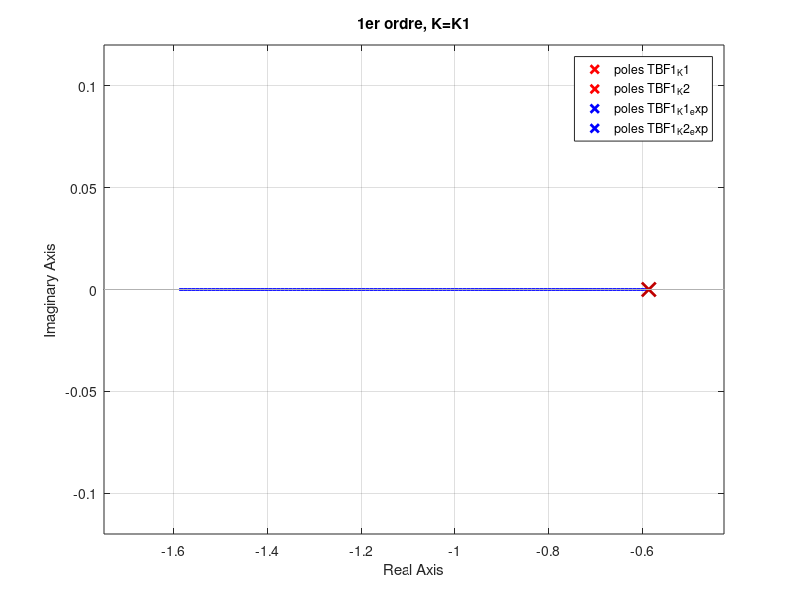

MATLAB code to generate this figure:
clear; clc; close all;

%% déf des modèles => H1(p) = A0 / [ p * (1 + p*T) ]
A0_1 = 2.463;
T_1  = 1.703;
num1 = A0_1; 
den1 = [T_1 1];
tf_system = tf(num1, den1, 'Name','Systeme réglé')  % en bo


%% ex de valeurs de gain pr voir
K1 = 4.2;  
K2 = 8.7;

TBF1_K1 = feedback(K1*tf_system, 1 );
TBF1_K2 = feedback(K2*tf_system, 1);

TBF1_K1_exp = tf([0,944], [0.114, 1], "Name", "exp syst avec K1")
TBF1_K2_exp = tf([0,982], [0.0575, 1], "Name", "exp syst avec K1")

disp('Premier Ordre, K=K1');
p1K1 = pole(TBF1_K1)

disp('Premier ordre, K=K2');
p1K2 = pole(TBF1_K2)

p1K1_exp = pole(TBF1_K1_exp)
p1K2_exp = pole(TBF1_K2_exp)




figure('Name','Avec PZMAP','NumberTitle','off');



% lieu d'evans
figure
rlocus(tf_system)
grid on
hold on
pzmap(TBF1_K1,"r", TBF1_K2, "r", TBF1_K1_exp, "b", TBF1_K2_exp, "b")%, "Color", "r")
%hold on
%pzmap(TBF1_K1_exp, TBF1_K1_exp)%, "Color", "b")
title('1er ordre, K=K1')
grid on
